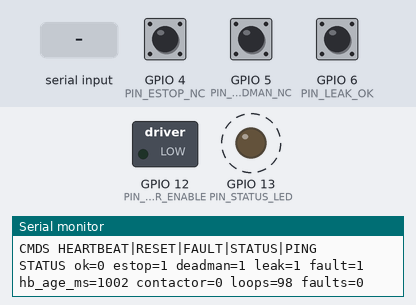
A program run on a simulated ESP32-S3. Parts: switched loads named in the program (green lamp = pin HIGH), output pins drawn as LEDs (lit = HIGH), the last lines printed to the serial monitor. Dashed ring = blinking. The inputs (shaded band) are chosen by the test bench; at power-on: GPIO 4 (PIN_ESTOP_NC) HIGH, GPIO 5 (PIN_DEADMAN_NC) HIGH, GPIO 6 (PIN_LEAK_OK) HIGH.

Above: at 1.25 s.
1.3 s: "RESET\n" received over Serial
At 1.43 s:
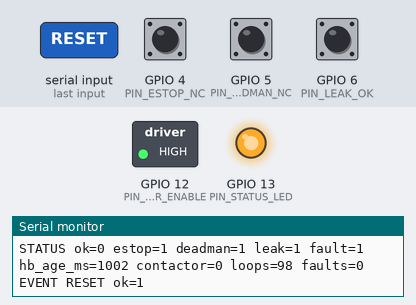
At 1.9 s:
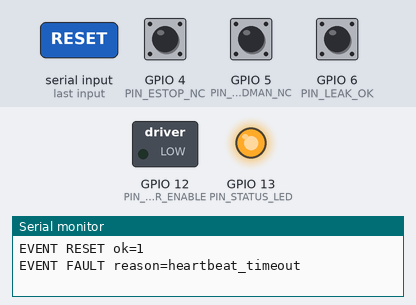
4.3 s: GPIO 4 (PIN_ESTOP_NC) pulled LOW for 0.15 s
7.3 s: GPIO 5 (PIN_DEADMAN_NC) pulled LOW for 0.15 s
10.3 s: GPIO 6 (PIN_LEAK_OK) pulled LOW for 0.15 s
13.3 s: "FAULT\n" received over Serial
16.3 s: "PING\n" received over Serial
Timing chart, 0 to 20.3 s (numbered marks = the images above; inputs shaded):
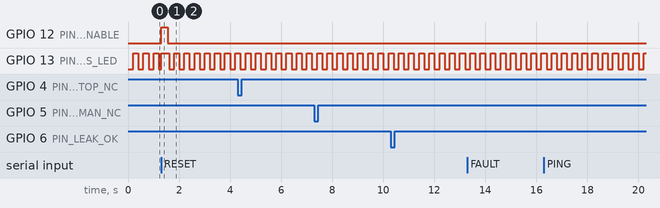

Measured:
- after the input at 1.3 s, GPIO 12 (PIN_CONTACTOR_ENABLE): LOW → HIGH at once, → LOW 0.26 s later
- by itself, GPIO 13 (PIN_STATUS_LED): alternates HIGH for 0.21 s and LOW for 0.20 s

The program:

main.cpp
```cpp
/**
 * Robotrola R-01 safety MCU (ESP32-S3 class)
 * ------------------------------------------------
 * Independent interlock supervisor for the research platform.
 * Host (Jetson/Linux) speaks a line-oriented serial protocol at 115200 baud.
 * Plain serial interlocks only (no XRCE-DDS, no rclc, no ROS 2 client graph).
 *
 * Protocol (newline-terminated commands, host → MCU):
 *   HEARTBEAT  — refresh watchdog timer (required while ACTIVE path is armed)
 *   RESET      — clear fault latch if e-stop NC is closed (healthy)
 *   FAULT      — force fault latch (contactor disable)
 *   STATUS     — print one STATUS line (MCU → host)
 *
 * STATUS response format:
 *   STATUS ok=<0|1> estop=<0|1> deadman=<0|1> leak=<0|1> fault=<0|1> hb_age_ms=<n> contactor=<0|1>
 *
 * Safety policy:
 *   - Contactor enable pin is HIGH only when ALL interlocks healthy AND fault latch clear.
 *   - Any interlock open or heartbeat timeout re-latches FAULT (safe = power disabled).
 *   - Boot starts FAULT_LATCHED until explicit RESET after interlocks are healthy.
 *
 * This is research firmware, not a certified functional-safety SIL product.
 */

#include <Arduino.h>
#include "config.h"

// ---- runtime state ---------------------------------------------------------
static unsigned long lastHeartbeatMs = 0;
static bool faultLatched = true;
static unsigned long bootMs = 0;
static unsigned long lastStatusAutoMs = 0;
static uint32_t loopCount = 0;
static uint32_t faultCount = 0;

// ---- interlock sampling ----------------------------------------------------
struct InterlockSnapshot {
  bool estopOk;
  bool deadmanOk;
  bool leakOk;
  bool heartbeatOk;
  unsigned long heartbeatAgeMs;
};

InterlockSnapshot sampleInterlocks() {
  InterlockSnapshot s;
  s.estopOk = digitalRead(PIN_ESTOP_NC) == HIGH;      // NC switch to GND when pressed → LOW
  s.deadmanOk = digitalRead(PIN_DEADMAN_NC) == HIGH;
  s.leakOk = digitalRead(PIN_LEAK_OK) == HIGH;
  s.heartbeatAgeMs = millis() - lastHeartbeatMs;
  s.heartbeatOk = s.heartbeatAgeMs < WATCHDOG_TIMEOUT_MS;
  return s;
}

bool pathHealthy(const InterlockSnapshot &s) {
  return s.estopOk && s.deadmanOk && s.leakOk && s.heartbeatOk && !faultLatched;
}

void enterFault(const char *reason) {
  if (!faultLatched) {
    faultCount++;
  }
  faultLatched = true;
  digitalWrite(PIN_CONTACTOR_ENABLE, LOW);
  Serial.print(F("EVENT FAULT reason="));
  Serial.println(reason);
}

void printStatus(const InterlockSnapshot &s, bool ok) {
  Serial.print(F("STATUS ok="));
  Serial.print(ok ? 1 : 0);
  Serial.print(F(" estop="));
  Serial.print(s.estopOk ? 1 : 0);
  Serial.print(F(" deadman="));
  Serial.print(s.deadmanOk ? 1 : 0);
  Serial.print(F(" leak="));
  Serial.print(s.leakOk ? 1 : 0);
  Serial.print(F(" fault="));
  Serial.print(faultLatched ? 1 : 0);
  Serial.print(F(" hb_age_ms="));
  Serial.print(s.heartbeatAgeMs);
  Serial.print(F(" contactor="));
  Serial.print(digitalRead(PIN_CONTACTOR_ENABLE) == HIGH ? 1 : 0);
  Serial.print(F(" loops="));
  Serial.print(loopCount);
  Serial.print(F(" faults="));
  Serial.println(faultCount);
}

void handleCommand(const String &cmd) {
  if (cmd.length() == 0) {
    return;
  }

  if (cmd == "HEARTBEAT") {
    lastHeartbeatMs = millis();
    return;
  }

  if (cmd == "RESET") {
    InterlockSnapshot s = sampleInterlocks();
    // Only clear latch when hard e-stop is healthy (operator intentional reset)
    if (s.estopOk) {
      faultLatched = false;
      lastHeartbeatMs = millis();
      Serial.println(F("EVENT RESET ok=1"));
    } else {
      Serial.println(F("EVENT RESET ok=0 reason=estop_open"));
    }
    return;
  }

  if (cmd == "FAULT") {
    enterFault("host_command");
    return;
  }

  if (cmd == "STATUS") {
    InterlockSnapshot s = sampleInterlocks();
    bool ok = pathHealthy(s);
    printStatus(s, ok);
    return;
  }

  if (cmd == "PING") {
    Serial.println(F("PONG robotrola-safety-mcu"));
    return;
  }

  Serial.print(F("EVENT UNKNOWN_CMD cmd="));
  Serial.println(cmd);
}

void setup() {
  pinMode(PIN_ESTOP_NC, INPUT_PULLUP);
  pinMode(PIN_DEADMAN_NC, INPUT_PULLUP);
  pinMode(PIN_LEAK_OK, INPUT_PULLUP);
  pinMode(PIN_CONTACTOR_ENABLE, OUTPUT);
  pinMode(PIN_STATUS_LED, OUTPUT);

  digitalWrite(PIN_CONTACTOR_ENABLE, LOW);
  digitalWrite(PIN_STATUS_LED, LOW);

  Serial.begin(115200);
  bootMs = millis();
  lastHeartbeatMs = 0;  // force heartbeat timeout until first HEARTBEAT
  faultLatched = true;

  Serial.println(F("Robotrola safety MCU boot"));
  Serial.println(F("POLICY FAULT_LATCHED until RESET + healthy interlocks + HEARTBEAT"));
  Serial.println(F("CMDS HEARTBEAT|RESET|FAULT|STATUS|PING"));
}

void loop() {
  loopCount++;

  // Drain serial line commands
  while (Serial.available()) {
    String cmd = Serial.readStringUntil('\n');
    cmd.trim();
    // Accept CRLF and optional carriage returns
    if (cmd.endsWith("\r")) {
      cmd.remove(cmd.length() - 1);
    }
    handleCommand(cmd);
  }

  InterlockSnapshot s = sampleInterlocks();

  // Evaluate hard faults (independent of host)
  if (!s.estopOk) {
    enterFault("estop_open");
  } else if (!s.deadmanOk) {
    enterFault("deadman_open");
  } else if (!s.leakOk) {
    enterFault("leak_detected");
  } else if (!s.heartbeatOk && !faultLatched) {
    // Only timeout after a prior healthy heartbeat window was established
    if (lastHeartbeatMs != 0) {
      enterFault("heartbeat_timeout");
    }
  }

  bool ok = pathHealthy(s);
  digitalWrite(PIN_CONTACTOR_ENABLE, ok ? HIGH : LOW);

  // LED: solid when healthy, blink when faulted
  if (ok) {
    digitalWrite(PIN_STATUS_LED, HIGH);
  } else {
    digitalWrite(PIN_STATUS_LED, (millis() / 200) % 2);
  }

  // Periodic STATUS for host logging (every ~1s when faulted, every ~2s when ok)
  unsigned long interval = ok ? 2000UL : 1000UL;
  if (millis() - lastStatusAutoMs >= interval) {
    lastStatusAutoMs = millis();
    printStatus(s, ok);
  }

  delay(MCU_LOOP_PERIOD_MS);
}
```

config.h
```cpp
#pragma once

// Pin map for ESP32-S3 safety MCU prototype board (research bench).
// NC switches: HIGH = healthy (closed to VCC via pull-up, open/pressed pulls LOW).

#define PIN_ESTOP_NC          4
#define PIN_DEADMAN_NC        5
#define PIN_LEAK_OK           6
#define PIN_CONTACTOR_ENABLE  12
#define PIN_STATUS_LED        13

// Host must send HEARTBEAT within this window while path is active.
#define WATCHDOG_TIMEOUT_MS   250

// Main loop period (matches configs/safety_limits.yaml mcu_loop_period_ms)
#define MCU_LOOP_PERIOD_MS    10

// Serial protocol baud (matches configs/safety_limits.yaml protocol.serial_baud)
#define SAFETY_SERIAL_BAUD    115200
```
